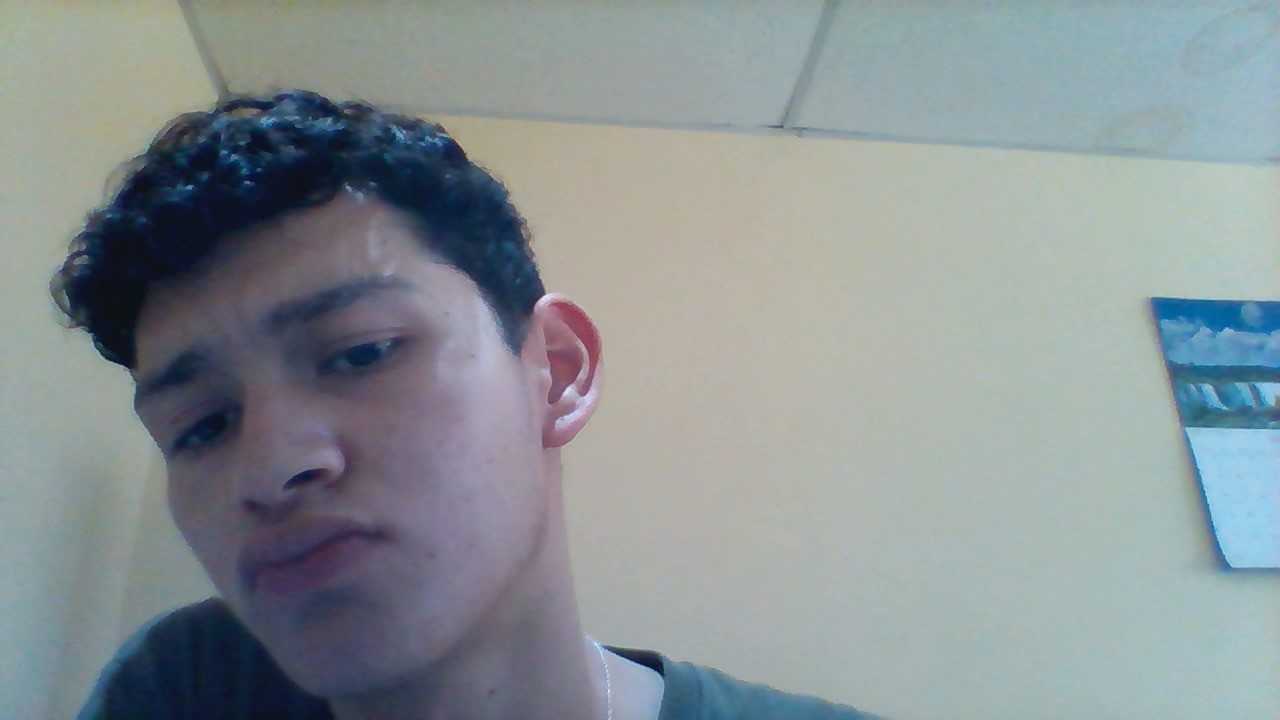
#> input picture 009_P10_GrabCut_Foreground_Extraction_and_Corner Detection/img3.jpg, 1280 x 720 px
$ python '009_P10_GrabCut_Foreground_Extraction_and_Corner Detection.py'
#> lines starting #> are read from the running program, lines starting #| are printed output that depends on the picture; after the words box and inside, x2 and y2 are one past the last pixel; in counts of white or black regions, pixels touching at a corner belong together
import numpy as np
import cv2
from matplotlib import pyplot as plt

img = cv2.imread('img3.jpg')
#> img is the input picture: shape (720, 1280, 3); mean B, G, R 149.2, 146.1, 137.3
img2 = cv2.imread('opencv-corner-detection-sample.jpg')
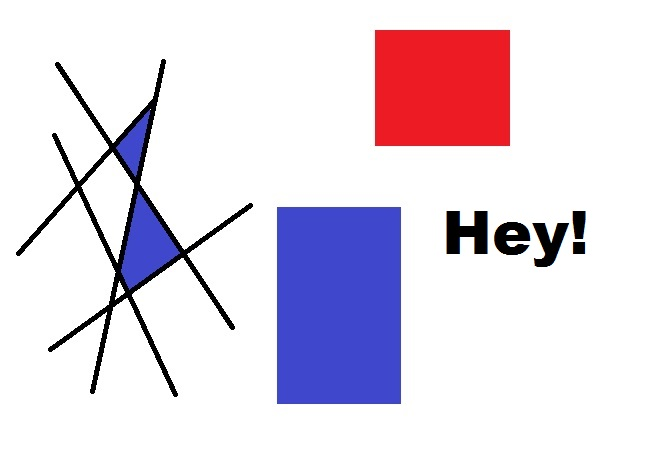
#> input picture 009_P10_GrabCut_Foreground_Extraction_and_Corner Detection/opencv-corner-detection-sample.jpg, 653 x 457 px
#> img2 is the input picture: shape (457, 653, 3); mean B, G, R 229.7, 216.9, 227

mask = np.zeros(img.shape[:2],np.uint8)

gray = cv2.cvtColor(img2,cv2.COLOR_BGR2GRAY)
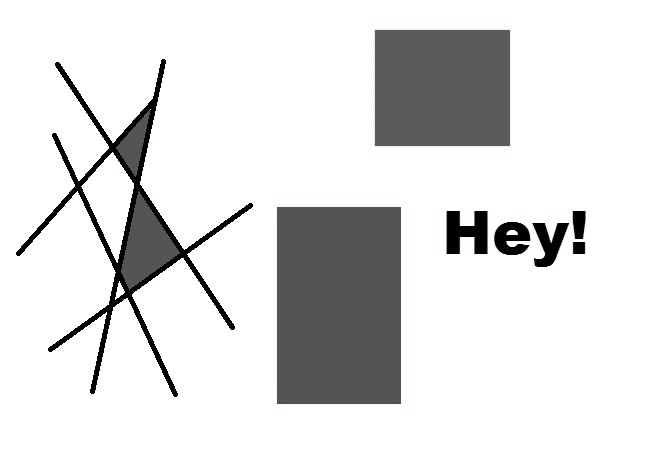
#> gray: shape (457, 653); min 0, max 255, mean 221.4
gray = np.float32(gray)

bgdModel = np.zeros((1,65),np.float64)
fgdModel = np.zeros((1,65),np.float64)

corners = cv2.goodFeaturesToTrack(gray, 50, 0.01, 10)
#> corners = 50 rows, first 8: [112, 153], [77, 191], [568, 223], [516, 233], [127, 298], [78, 180], [112, 142], [534, 258]
corners = np.int16(corners)

rect = (50,50,700,1200)

cv2.grabCut(img,mask,rect,bgdModel,fgdModel,5,cv2.GC_INIT_WITH_RECT)
mask2 = np.where((mask==2)|(mask==0),0,1).astype('uint8')
img = img*mask2[:,:,np.newaxis]
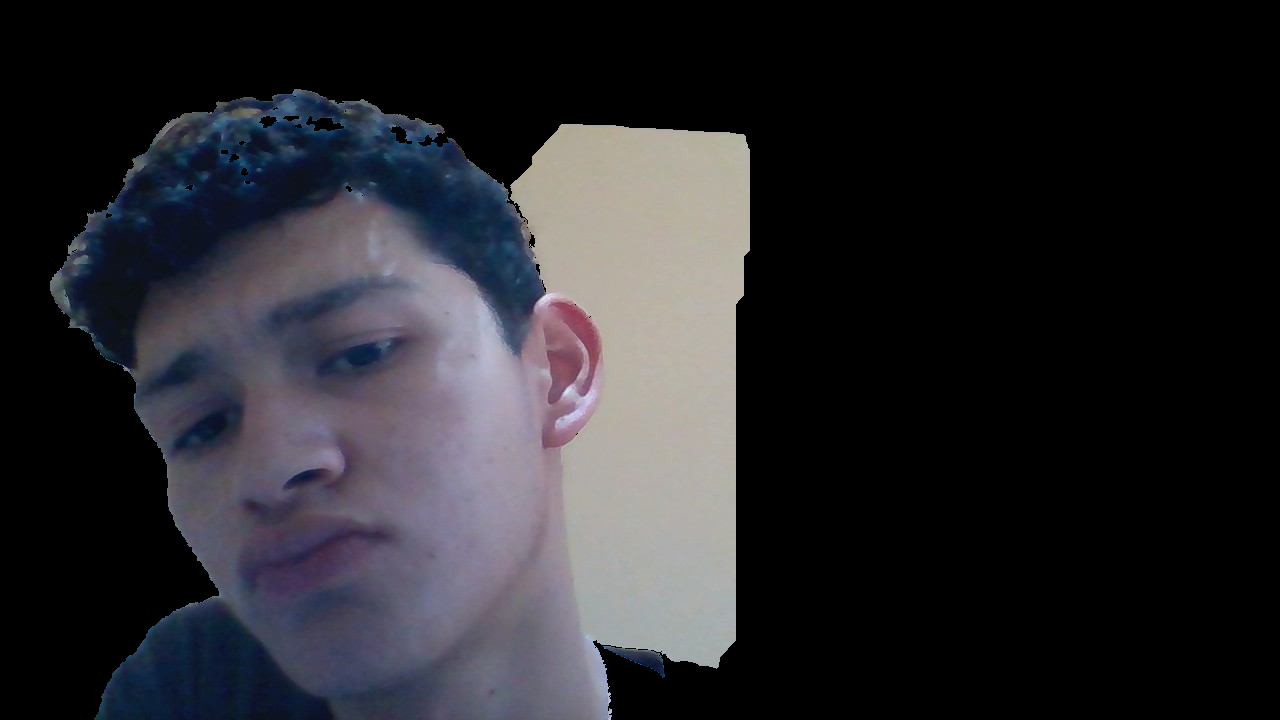
#> img: shape (720, 1280, 3); mean B, G, R 44.3, 40, 40.3

for corner in corners:
    x,y = corner.ravel()
    cv2.circle(img2,(x,y),3,255,-1)
#> this loop made 50 passes
#> (x, y) on passes 1 to 12: (112, 153), (77, 191), (568, 223), (516, 233), (127, 298), (78, 180), (112, 142), (534, 258), (188, 254), (533, 223), (528, 245), (507, 242)
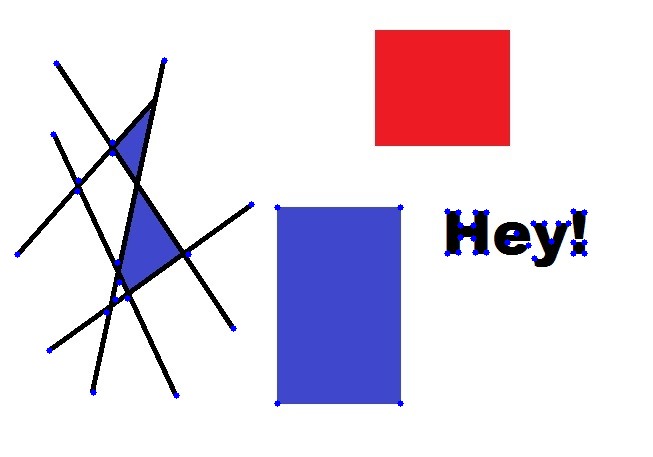
#> img2: shape (457, 653, 3); 0.49% of pixels changed, all inside (x1, y1, x2, y2) = (14, 57, 588, 407)

cv2.imshow('Corner',img2)
plt.imshow(img)
plt.colorbar()
plt.show()
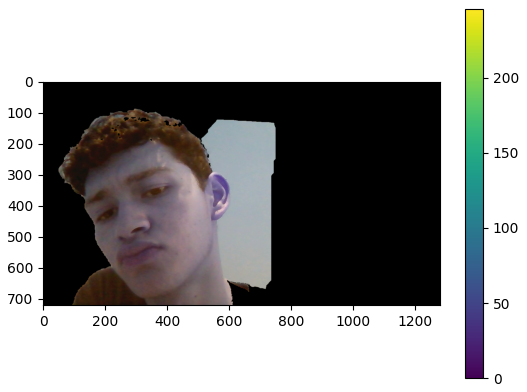
#> figure drawn by matplotlib, 2 panels; B, G, R data is drawn as R, G, B
